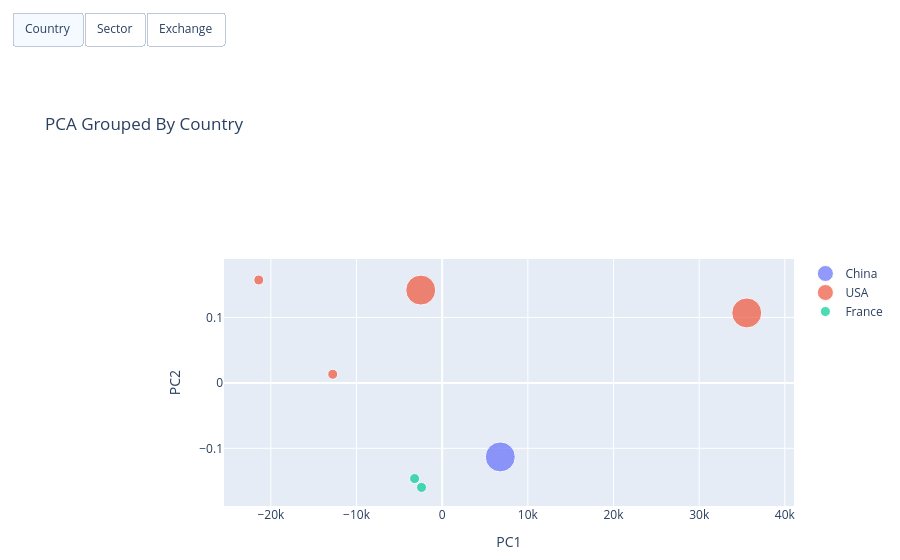

Notebook source saved alongside this figure:
### Code cell
# Create the Interactive Scatter Chart using Plotly Go


"""
I have used plotly go, dash, and express in the past. 
For this I decided to use plotly go as it is better when we have 
multiple traces. I went through the forums and found similar code to the 
one I was trying to do with this

"""
# Create the figure
fig = go.Figure(  )

for c in categories:
    # get only the rows in this category
    for cat in category_values[c]:
        sub_list = temp_df[temp_df[c] == cat]

        # add the traces. Right now there is nothing.
        # This will be a scatter plot, then make the markers use the size and categories
        fig.add_trace(go.Scatter(
            x=sub_list.PC1, # horizontal axis
            y=sub_list.PC2, # vertical axis
            mode='markers',  # the points to draw
            name=str(cat), # the legend values
            marker=dict(size=sub_list['Size']),
            visible=False,  # Make this false so that nothing appears at first. Only should load on the default for country or for when we click a button

            #Decided to hadd hoverdata as it was only showing PCA coordinates
            customdata = sub_list[['Company', 'MarketCap']].values,
            #br is break in html. 
            hovertemplate = "<b>Company: %{customdata[0]}</b><br>" +  #make the company bold and market cap on next line
            "Market Cap: %{customdata[1]:,}<br>"
        ))

# Find the number of traces in each category and their indexes
count = [len(category_values[cat]) for cat in categories]
total = sum(count)  # total number of traces

# index of these pointS
index = [sum(count[:i]) for i in range(len(categories))]

"""
Examples and sources:
https://plotly.com/python/v3/ipython-notebooks/baltimore-vital-signs/
https://medium.com/@twelsh37/python-masking-data-before-plotting-6fd8de196aca 
https://stackoverflow.com/questions/73735818/change-which-traces-are-visible-with-button-and-customdata-python-plotly
https://community.plotly.com/t/plotly-scatter-button-to-select-column-for-colorbar/85702/2 (forum post for something slightly similar)

"""
# Create the buttons
masks = []  # in examples these are called masks. Masks hide the traces until they are actually plotted
for i in range(len(categories)):
    mask = [False] * total
    for j in range(index[i], index[i] + count[i]):
        mask[j] = True
    masks.append(mask)

# Create the Country traces 
for i, trace in enumerate(fig.data):
    trace.visible = masks[0][i]

# Create the button and update the table title when a button is clicked
buttons = []
# https://stackoverflow.com/questions/66414456/update-visibility-of-traces-with-fig-update-layout-plotly 
for i, c in enumerate(categories):
    buttons.append(dict(
        label=c, # The text in the button
        method='update', # update the title and trace 
        args=[
            {'visible': masks[i]}, # Only show the trace we clicked on
            {'title': f'PCA Grouped by {c}'}   # Update the table name
        ]
    ))

"""
Final fixes and updates to the plot/go layout
https://plotly.com/python-api-reference/generated/plotly.graph_objects.Layout.html
https://plotly.com/python/hover-text-and-formatting/
"""
fig.update_layout(
    title="PCA Grouped By Country", #This because Country is the default when we run this cell
    xaxis_title='PC1',
    yaxis_title='PC2',

    updatemenus=[dict(
        # Create all the clickable buttons
        type='buttons',
        direction='right',
        x=0, y=2,       # positioned above the chart
        showactive=True, # highlights/darkens the button we just clicked
        buttons=buttons  # the three buttons in our buttons list
    )],
    margin=dict(l=50, r=50, t=50, b=50), #decided on these margins to make it cleaner
)

# finally show the plot
fig.show()

### Figure 1 — Plotly figure (JSON) as saved in the notebook; plotly's stock layout.template omitted (floating-point values rounded to 4 significant figures)
{"data": [{"customdata": [["A", 28491]], "hovertemplate": "<b>Company: %{customdata[0]}</b><br>Market Cap: %{customdata[1]:,}<br>", "marker": {"size": [30]}, "mode": "markers", "name": "China", "type": "scatter", "visible": true, "x": [6782.0], "y": [-0.1131]}, {"customdata": [["B", 19203], ["E", 294], ["F", 8931], ["G", 57262]], "hovertemplate": "<b>Company: %{customdata[0]}</b><br>Market Cap: %{customdata[1]:,}<br>", "marker": {"size": [30, 10, 10, 30]}, "mode": "markers", "name": "USA", "type": "scatter", "visible": true, "x": [-2506.0, -21410.0, -12780.0, 35550.0], "y": [0.1418, 0.1572, 0.01315, 0.1069]}, {"customdata": [["C", 19294], ["D", 18485]], "hovertemplate": "<b>Company: %{customdata[0]}</b><br>Market Cap: %{customdata[1]:,}<br>", "marker": {"size": [10, 10]}, "mode": "markers", "name": "France", "type": "scatter", "visible": true, "x": [-2415.0, -3224.0], "y": [-0.1597, -0.1462]}, {"customdata": [["A", 28491]], "hovertemplate": "<b>Company: %{customdata[0]}</b><br>Market Cap: %{customdata[1]:,}<br>", "marker": {"size": [30]}, "mode": "markers", "name": "Food", "type": "scatter", "visible": false, "x": [6782.0], "y": [-0.1131]}, {"customdata": [["B", 19203], ["E", 294]], "hovertemplate": "<b>Company: %{customdata[0]}</b><br>Market Cap: %{customdata[1]:,}<br>", "marker": {"size": [30, 10]}, "mode": "markers", "name": "Hospitality", "type": "scatter", "visible": false, "x": [-2506.0, -21410.0], "y": [0.1418, 0.1572]}, {"customdata": [["C", 19294], ["D", 18485], ["F", 8931]], "hovertemplate": "<b>Company: %{customdata[0]}</b><br>Market Cap: %{customdata[1]:,}<br>", "marker": {"size": [10, 10, 10]}, "mode": "markers", "name": "Energy", "type": "scatter", "visible": false, "x": [-2415.0, -3224.0, -12780.0], "y": [-0.1597, -0.1462, 0.01315]}, {"customdata": [["G", 57262]], "hovertemplate": "<b>Company: %{customdata[0]}</b><br>Market Cap: %{customdata[1]:,}<br>", "marker": {"size": [30]}, "mode": "markers", "name": "Film", "type": "scatter", "visible": false, "x": [35550.0], "y": [0.1069]}, {"customdata": [["A", 28491], ["B", 19203], ["C", 19294]], "hovertemplate": "<b>Company: %{customdata[0]}</b><br>Market Cap: %{customdata[1]:,}<br>", "marker": {"size": [30, 30, 10]}, "mode": "markers", "name": "NASDAQ", "type": "scatter", "visible": false, "x": [6782.0, -2506.0, -2415.0], "y": [-0.1131, 0.1418, -0.1597]}, {"customdata": [["D", 18485], ["E", 294], ["F", 8931], ["G", 57262]], "hovertemplate": "<b>Company: %{customdata[0]}</b><br>Market Cap: %{customdata[1]:,}<br>", "marker": {"size": [10, 10, 10, 30]}, "mode": "markers", "name": "NYSE", "type": "scatter", "visible": false, "x": [-3224.0, -21410.0, -12780.0, 35550.0], "y": [-0.1462, 0.1572, 0.01315, 0.1069]}], "layout": {"margin": {"b": 50, "l": 50, "r": 50, "t": 50}, "title": {"text": "PCA Grouped By Country"}, "updatemenus": [{"buttons": [{"args": [{"visible": [true, true, true, false, false, false, false, false, false]}, {"title": "PCA Grouped by Country"}], "label": "Country", "method": "update"}, {"args": [{"visible": [false, false, false, true, true, true, true, false, false]}, {"title": "PCA Grouped by Sector"}], "label": "Sector", "method": "update"}, {"args": [{"visible": [false, false, false, false, false, false, false, true, true]}, {"title": "PCA Grouped by Exchange"}], "label": "Exchange", "method": "update"}], "direction": "right", "showactive": true, "type": "buttons", "x": 0, "y": 2}], "xaxis": {"title": {"text": "PC1"}}, "yaxis": {"title": {"text": "PC2"}}}}
